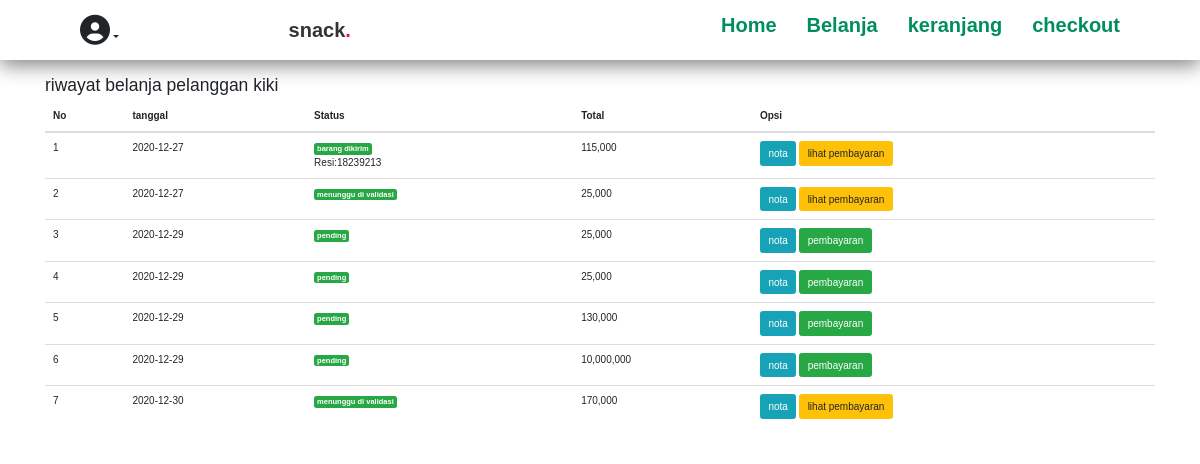
/TA/riwayat.php (signed in), run on the app's committed database.
### tables this page shows
CREATE TABLE `pembelian` (
  `id_pembelian` int(11) NOT NULL,
  `id_pelanggan` int(11) NOT NULL,
  `id_ongkir` int(30) NOT NULL,
  `tanggal_pembelian` date NOT NULL,
  `total_pembelian` int(11) NOT NULL,
  `nama_kota` varchar(200) NOT NULL,
  `tarif` int(60) NOT NULL,
  `alamat_pengiriman` text NOT NULL,
  `status_pembelian` varchar(100) NOT NULL DEFAULT 'pending',
  `resi_pengiriman` varchar(100) NOT NULL,
  `provinsi` varchar(200) NOT NULL,
  `tipe` varchar(200) NOT NULL,
  `distrik` varchar(200) NOT NULL,
  `kodepos` varchar(200) NOT NULL,
  `ekspedisi` varchar(200) NOT NULL,
  `paket` varchar(200) NOT NULL,
  `ongkir` varchar(200) NOT NULL,
  `estimasi` varchar(200) NOT NULL
);

### TA/riwayat.php (the view, shortened to what this page needs)
<?php
include 'koneksi.php';
?>
<!DOCTYPE html>
<html>
<head>
	<link rel="stylesheet" href="admin/assets/css/bootstrap.css">
</head>
<body>
<?php
include 'menu.php';
?>
<br><br><br>
<section class="riwayat">
	<br>
	<br>
	<div class="container">
		<h3>riwayat belanja pelanggan <?php echo  $_SESSION["pelanggan"]["nama_pelanggan"]  ?> </h3>
		<table class="table talbe-bordered">
			<thead>
				<tr>
					<th>No</th>
					<th>tanggal</th>
					<th>Status</th>
					<th>Total</th>
					<th>Opsi</th>
				</tr>
			</thead>
			<tbody>
				<?php
				$nomor=1;
				$id_pelanggan = $_SESSION["pelanggan"]['id_pelanggan'];
				$ambil = $koneksi->query("SELECT * FROM  pembelian WHERE id_pelanggan='$id_pelanggan'");
				while($pecah = $ambil->fetch_assoc()){
				?>
				<tr>
					<td><?php echo $nomor?></td>
					<td><?php echo $pecah ["tanggal_pembelian"];?></td>
					<td><span class="badge badge-success"><?php echo $pecah ["status_pembelian"];?></span>
						<br>
						<?php if (!empty($pecah['resi_pengiriman'])):?>
						Resi:<?php echo $pecah['resi_pengiriman'];?>
						<?php endif ?>
					</td>
					<td><?php echo number_format($pecah ["total_pembelian"]+$pecah['ongkir']) ?></td>
					<td>
						<a href="nota.php?id=<?php echo $pecah["id_pembelian"]?>" class="btn btn-info">nota</a>
						<?php if ($pecah['status_pembelian']=="pending"): ?>
							<a href="pembayaran.php?id=<?php echo $pecah["id_pembelian"]?>" class="btn btn-success">pembayaran </a>
						<?php else: ?>
							<a href="lihat_pembayaran.php?id=<?php echo $pecah["id_pembelian"];?>" class="btn btn-warning">lihat pembayaran</a>
						<?php endif ?>
					</td>
				</tr>
				<?php $nomor++ ?>
			<?php } ?>
			</tbody>
		</table>
	</div>
</section>
</body>
</html>

### TA/stylenav.css (style rules this page uses)
* { margin: 0; padding: 0; box-sizing: border-box; font-family: 'Poppins', sans-serif; scroll-behavior: smooth; }

### data on the page
pembelian: tanggal_pembelian "2020-12-27", status_pembelian "barang dikirim", resi_pengiriman "18239213", $pecah ["total_pembelian"]+$pecah['ongkir'] "115,000"
pembelian: tanggal_pembelian "2020-12-27", status_pembelian "menunggu di validasi", $pecah ["total_pembelian"]+$pecah['ongkir'] "25,000"
pembelian: tanggal_pembelian "2020-12-29", status_pembelian "pending", $pecah ["total_pembelian"]+$pecah['ongkir'] "25,000"
pembelian: tanggal_pembelian "2020-12-29", status_pembelian "pending", $pecah ["total_pembelian"]+$pecah['ongkir'] "25,000"
pembelian: tanggal_pembelian "2020-12-29", status_pembelian "pending", $pecah ["total_pembelian"]+$pecah['ongkir'] "130,000"
pembelian: tanggal_pembelian "2020-12-29", status_pembelian "pending", $pecah ["total_pembelian"]+$pecah['ongkir'] "10,000,000"
pembelian: tanggal_pembelian "2020-12-30", status_pembelian "menunggu di validasi", $pecah ["total_pembelian"]+$pecah['ongkir'] "170,000"

### other printed values
$_SESSION["pelanggan"]["nama_pelanggan"] "kiki"
